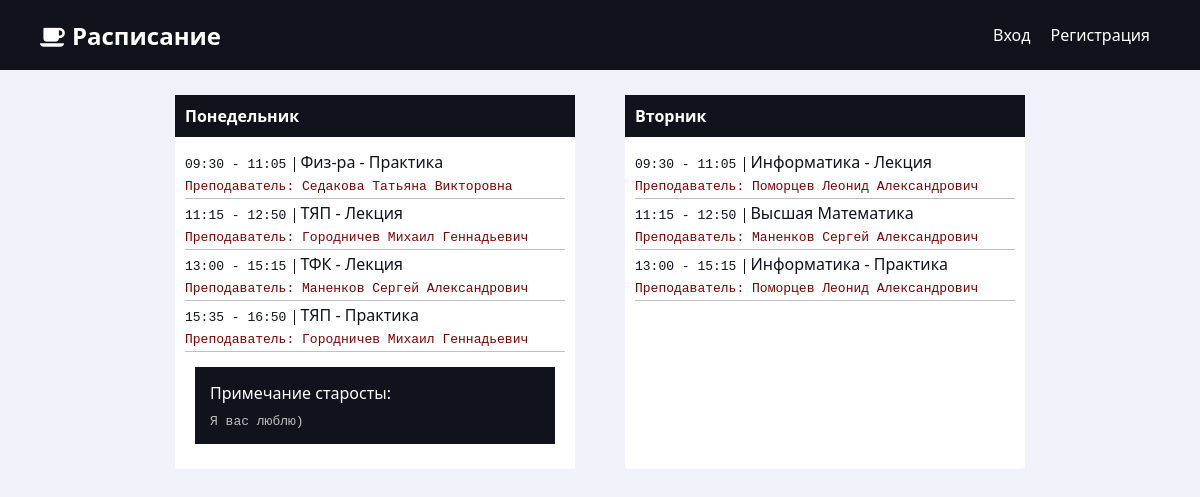
The page / on the database its author committed.
### main/models.py (models this page shows, shortened)
class Schedule(models.Model):
	title = models.CharField(max_length = 20)
	lesson1 = models.CharField(max_length = 40, null=True, blank=True)
	time1 =models.CharField(max_length = 15, null=True, blank=True)
	teacher1 =models.CharField(max_length = 35, null=True, blank=True)
	lesson2 = models.CharField(max_length = 40, null=True, blank=True)
	time2 = models.CharField(max_length = 15, null=True, blank=True)
	teacher2 =models.CharField(max_length = 35, null=True, blank=True)
	lesson3 = models.CharField(max_length = 40, null=True, blank=True)
	time3 = models.CharField(max_length = 15, null=True, blank=True)
	teacher3 =models.CharField(max_length = 35, null=True, blank=True)
	lesson4 = models.CharField(max_length = 40, null=True, blank=True)
	time4 = models.CharField(max_length = 15, null=True, blank=True)
	teacher4 =models.CharField(max_length = 35, null=True, blank=True)
	lesson5 = models.CharField(max_length = 40, null=True, blank=True)
	time5 = models.CharField(max_length = 15, null=True, blank=True)
	teacher5 = models.CharField(max_length = 35, null=True, blank=True)
	govoritpolina = models.TextField(null=True, blank=True)

### main/templates/main/home.html (shortened to what this page needs)
{% extends "main/header.html" %}
	{% block data %}
		<div class="container">
			<div class="schedule">
				{% for post in object_list %}
					<div class="day">
						<div class="day-name">
							{{post.title}}
						</div>
						<div class="day-list">
							<p><time>{{post.time1}}</time>{{post.lesson1}}<br><span>Преподаватель: {{post.teacher1}}</span></p>
							<p><time>{{post.time2}}</time>{{post.lesson2}}<br><span>Преподаватель: {{post.teacher2}}</span></p>
							<p><time>{{post.time3}}</time>{{post.lesson3}}<br><span>Преподаватель: {{post.teacher3}}</span></p>
							<p><time>{{post.time4}}</time>{{post.lesson4}}<br><span>Преподаватель: {{post.teacher4}}</span></p>
							<div class="polina">Примечание старосты: <span id="{{post.id}}">{{post.govoritpolina}}</span></div>
						</div>
					</div>
				{% endfor %}
			</div>
		</div>
	{% endblock %}

### main/templates/main/header.html (shortened to what this page needs)
<!DOCTYPE html>
<html lang="ru">
	<head>
		{% load staticfiles %}
		<link rel="stylesheet" href="{% static 'css/style.css' %}">
	</head>
	<body>
		<header>
			<h1><a href="/"><i class="fa fa-coffee" aria-hidden="true"></i> Расписание</a></h1>
			<nav>
				{% if user.is_authenticated %}
					<a href="/edit">Изменить расписание</a>
					<a href="/exit">Выход</a>
				{% else %}
					<a href="/login" id="login">Вход</a>
					<a href="/registration" id="registration">Регистрация</a>
				{% endif %}
			</nav>
		</header>
		{% block data %}
		{% endblock %}
	</body>
</html>

### main/static/css/style.css (style rules this page uses)
.schedule { display:flex;flex-wrap:wrap }
@media (max-width:1350px) { .schedule { justify-content:center } }
.schedule .day { width:400px;background-color:#fff;border-radius:4px;margin:25px 25px 0 }
.schedule .day-list,.schedule .day-name { padding:10px }
.schedule .day-name { background-color:#10131C;border-bottom:1px solid #fff;font-weight:700 }
.schedule .day-list { background:#fff }
.schedule .day-list * { color:#10131C }
.schedule .day-list p { border-bottom:1px solid silver;padding:3px 0 }
.schedule .day-list p span,.schedule .day-list p time { font-size:13px;font-family:monospace }
.schedule .day-list p time { border-right:1px solid #10131C;margin-right:5px;padding-right:8px;white-space:pre }
.schedule .day-list p span { color:maroon }
.schedule .day-list .polina { display:flex;justify-content:center;flex-direction:column;margin:15px 10px;padding:15px;background-color:#10131C;color:#fff }
.schedule .day-list .polina span { color:silver;padding-top:10px;font-size:13px;font-family:monospace }

### main/static/css/header/header.css (style rules this page uses)
.fa { display:inline-block;font:normal normal normal 14px/1 Awesome;font-size:inherit;text-rendering:auto;-webkit-font-smoothing:antialiased;-moz-osx-font-smoothing:grayscale }
.fa-coffee:before { content:"\f0f4" }
header { height:70px;background-color:#10131C;display:flex;align-items:center;padding:0 40px }
header nav { display:flex;flex-grow:1;justify-content:flex-end }
header nav a { padding:0 10px }
header h1 { font-size:24px }

### rows shown on the page
Schedule: title "Понедельник", time1 "09:30 - 11:05", lesson1 "Физ-ра - Практика", teacher1 "Седакова Татьяна Викторовна", time2 "11:15 - 12:50", lesson2 "ТЯП - Лекция", teacher2 "Городничев Михаил Геннадьевич", time3 "13:00 - 15:15", lesson3 "ТФК - Лекция", teacher3 "Маненков Сергей Александрович", time4 "15:35 - 16:50", lesson4 "ТЯП - Практика", teacher4 "Городничев Михаил Геннадьевич", govoritpolina "Я вас люблю)"
Schedule: title "Вторник", time1 "09:30 - 11:05", lesson1 "Информатика - Лекция", teacher1 "Поморцев Леонид Александрович", time2 "11:15 - 12:50", lesson2 "Высшая Математика", teacher2 "Маненков Сергей Александрович", time3 "13:00 - 15:15", lesson3 "Информатика - Практика", teacher3 "Поморцев Леонид Александрович"
